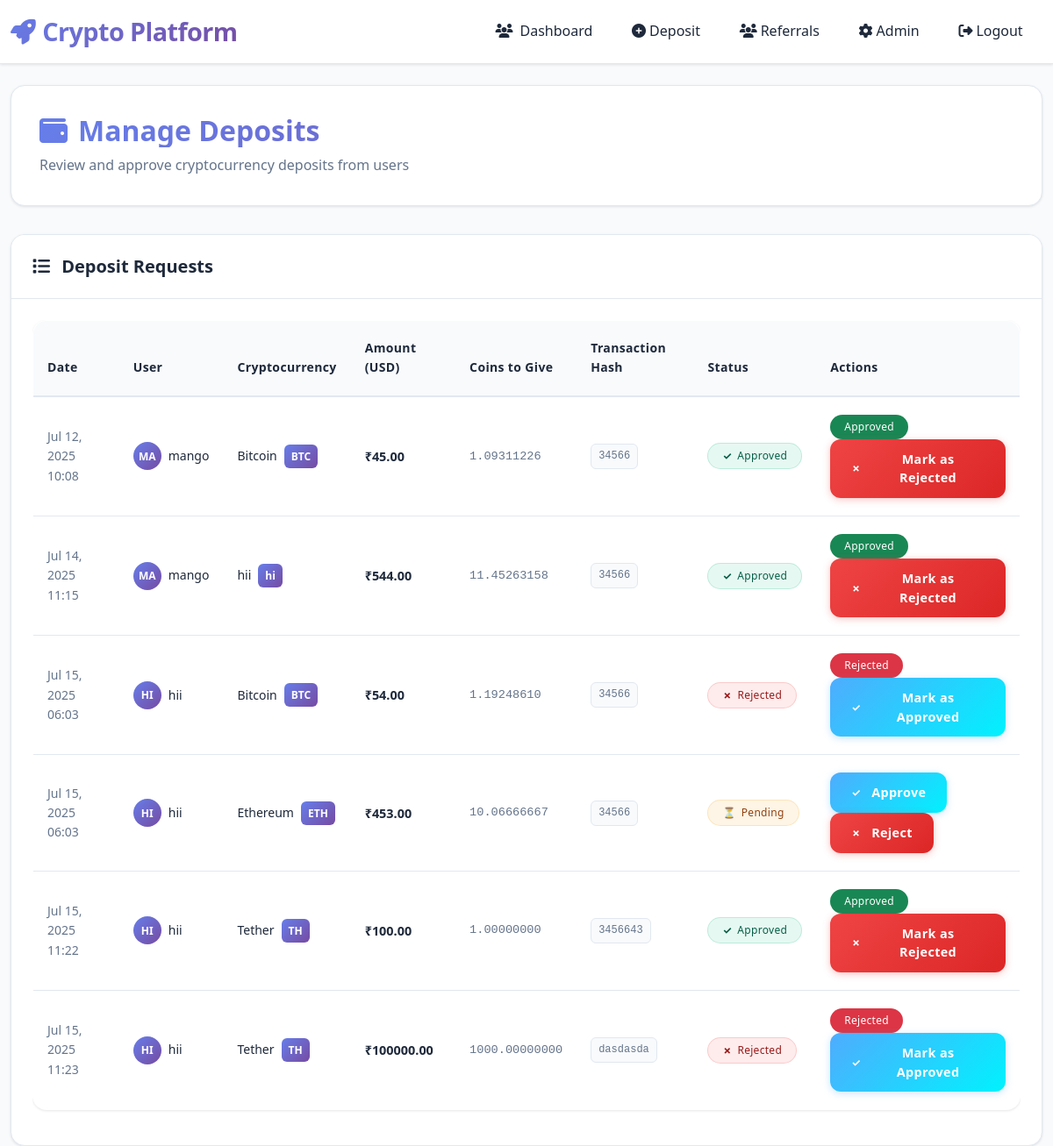
Screenshot of /deposits/list/ (signed in) with the database file from the repository.
### deposits/models.py (models this page shows, shortened)
class Deposit(models.Model):
    STATUS_CHOICES = [
        ('pending', 'Pending'),
        ('approved', 'Approved'),
        ('rejected', 'Rejected'),
    ]
    user = models.ForeignKey(User, on_delete=models.CASCADE)
    cryptocurrency = models.ForeignKey(Cryptocurrency, on_delete=models.CASCADE)
    amount = models.DecimalField(max_digits=20, decimal_places=2)
    transaction_hash = models.CharField(max_length=100, blank=True)
    wallet_address = models.CharField(max_length=50)
    status = models.CharField(max_length=20, choices=STATUS_CHOICES, default='pending')
    created_at = models.DateTimeField(auto_now_add=True)
    approved_at = models.DateTimeField(null=True, blank=True)
    price_at_deposit = models.DecimalField(max_digits=20, decimal_places=10, default=0)
    coin_quantity = models.DecimalField(max_digits=20, decimal_places=10, default=0)

### trading/models.py (models this page shows, shortened)
class Cryptocurrency(models.Model):
    name = models.CharField(max_length=50)  # Bitcoin, Ethereum, etc.
    symbol = models.CharField(max_length=10)  # BTC, ETH, etc.
    total_supply = models.DecimalField(max_digits=20, decimal_places=8)
    current_price = models.DecimalField(max_digits=20, decimal_places=8)
    wallet_address = models.CharField(max_length=100, blank=True, null=True)
    price_change_24h = models.DecimalField(max_digits=5, decimal_places=2, default=0)
    is_active = models.BooleanField(default=True)
    created_at = models.DateTimeField(auto_now_add=True)
    updated_at = models.DateTimeField(auto_now=True)
    class Meta:
        verbose_name_plural = "Cryptocurrencies"

### deposits/views.py (the view)
# urls.py: path('list/', views.deposit_list, name='deposit_list'),
def deposit_list(request):
    if request.user.is_superuser:
        deposits = Deposit.objects.all()
        template_name = 'deposits/admin/list.html'
    else:
        deposits = Deposit.objects.filter(user=request.user)
        template_name = 'deposits/list.html'
    context = {
        'deposits': deposits,
        'total_deposits': deposits.count(),
        'pending_count': deposits.filter(status='pending').count(),
        'approved_count': deposits.filter(status='approved').count(),
        'rejected_count': deposits.filter(status='rejected').count(),
        'total_approved_value': deposits.filter(status='approved').aggregate(total=Sum('amount'))['total'] or 0,
    }
    return render(request, template_name, context)

### templates/deposits/admin/list.html (shortened to what this page needs)
{% extends 'base.html' %}
{% block content %}
<div class="page-header">
    <h1 class="page-title">
        <i class="fas fa-wallet"></i>
        Manage Deposits
    </h1>
    <p class="page-subtitle">Review and approve cryptocurrency deposits from users</p>
</div>
<div class="row">
    <div class="col-md-12">
        <div class="card">
            <div class="card-header">
                <h5 class="mb-0">
                    <i class="fas fa-list me-2"></i>
                    Deposit Requests
                </h5>
            </div>
            <div class="card-body">
                {% if deposits %}
                <div class="table-responsive">
                    <table class="table">
                        <thead>
                            <tr>
                                <th>Date</th>
                                <th>User</th>
                                <th>Cryptocurrency</th>
                                <th>Amount (USD)</th>
                                <th>Coins to Give</th>
                                <th>Transaction Hash</th>
                                <th>Status</th>
                                <th>Actions</th>
                            </tr>
                        </thead>
                        <tbody>
                            {% for deposit in deposits %}
                            <tr>
                                <td>
                                    <div class="date-info">{{ deposit.created_at|date:"M d, Y H:i" }}</div>
                                </td>
                                <td>
                                    <div class="user-info">
                                        <div class="user-avatar">
                                            {{ deposit.user.username|slice:":2"|upper }}
                                        </div>
                                        <div class="user-name">{{ deposit.user.username }}</div>
                                    </div>
                                </td>
                                <td>
                                    <div class="crypto-info">
                                        <span>{{ deposit.cryptocurrency.name }}</span>
                                        <span class="crypto-symbol">{{ deposit.cryptocurrency.symbol }}</span>
                                    </div>
                                </td>
                                <td>
                                    <div class="amount-usd">₹{{ deposit.amount|floatformat:2 }}</div>
                                </td>
                                <td>
                                    <div class="coins-amount">{{ deposit.coin_quantity|floatformat:8 }}</div>
                                </td>
                                <td>
                                    {% if deposit.transaction_hash %}
                                    <div class="transaction-hash">{{ deposit.transaction_hash|truncatechars:20 }}</div>
                                    {% else %}
                                    <span class="text-muted">-</span>
                                    {% endif %}
                                </td>
                                <td>
                                    {% if deposit.status == 'pending' %}
                                    <span class="badge badge-warning">Pending</span>
                                    {% elif deposit.status == 'approved' %}
                                    <span class="badge badge-success">Approved</span>
                                    {% else %}
                                    <span class="badge badge-danger">Rejected</span>
                                    {% endif %}
                                </td>
                                <td>
                                 {% if deposit.status == 'pending' %}
                            <a href="{% url 'deposits:admin_approve' deposit.id %}"
                            class="btn btn-sm btn-success"
                            onclick="return confirm('Approve this deposit?')">
                                Approve
                            </a>
                            <a href="{% url 'deposits:admin_reject' deposit.id %}"
                            class="btn btn-sm btn-danger"
                            onclick="return confirm('Reject this deposit? This action cannot be undone.')">
                                Reject
                            </a>
                        {% elif deposit.status == 'approved' %}
                            <span class="badge bg-success">Approved</span>
                            <a href="{% url 'deposits:admin_reject' deposit.id %}"
                            class="btn btn-sm btn-danger"
                            onclick="return confirm('Change status to Rejected?')">
                                Mark as Rejected
                            </a>
                        {% elif deposit.status == 'rejected' %}
                            <span class="badge bg-danger">Rejected</span>
                            <a href="{% url 'deposits:admin_approve' deposit.id %}"
                            class="btn btn-sm btn-success"
                            onclick="return confirm('Change status to Approved?')">
                                Mark as Approved
                            </a>
                        {% else %}
                            <span class="text-muted">No action</span>
                        {% endif %}
                                </td>
                            </tr>
                            {% endfor %}
                        </tbody>
                    </table>
                </div>
                {% else %}
                <div class="empty-state">
                    <i class="fas fa-inbox"></i>
                    <h5>No deposits found</h5>
                    <p class="text-muted">There are no deposit requests at the moment.</p>
                </div>
                {% endif %}
            </div>
        </div>
    </div>
</div>
{% endblock %}

### templates/base.html (style rules this page uses)
:root { --primary-gradient: linear-gradient(135deg, #667eea 0%, #764ba2 100%); --secondary-gradient: linear-gradient(135deg, #f093fb 0%, #f5576c 100%); --success-gradient: linear-gradient(135deg, #4facfe 0%, #00f2fe 100%); --light-bg: #f8fafc; --white-bg: #ffffff; --card-bg: #ffffff; --border-color: #e2e8f0; --text-primary: #1e293b; --text-secondary: #64748b; --text-muted: #94a3b8; --shadow-light: 0 1px 3px rgba(0, 0, 0, 0.1); --shadow-medium: 0 4px 6px rgba(0, 0, 0, 0.1); --shadow-large: 0 8px 25px rgba(0, 0, 0, 0.15); }
* { margin: 0; padding: 0; box-sizing: border-box; }
body { background: var(--light-bg); color: var(--text-primary); font-family: 'Segoe UI', system-ui, -apple-system, sans-serif; min-height: 100vh; line-height: 1.6; }
.card { background: var(--card-bg); border: 1px solid var(--border-color); border-radius: 16px; box-shadow: var(--shadow-light); transition: all 0.3s ease; position: relative; overflow: hidden; }
.card-header { background: var(--white-bg); border-bottom: 1px solid var(--border-color); font-weight: 600; padding: 1.5rem; border-radius: 16px 16px 0 0; color: var(--text-primary); }
.card-body { padding: 1.5rem; }
.btn { border: none; border-radius: 12px; font-weight: 600; padding: 0.75rem 1.5rem; transition: all 0.3s ease; position: relative; overflow: hidden; text-transform: none; letter-spacing: 0.025em; font-size: 0.9rem; display: inline-flex; align-items: center; gap: 0.5rem; }
.btn-success { background: var(--success-gradient); color: white; box-shadow: 0 4px 15px rgba(79, 172, 254, 0.3); }
.table { background: var(--white-bg); border-radius: 16px; overflow: hidden; border: 1px solid var(--border-color); box-shadow: var(--shadow-light); }
.table thead th { background: var(--light-bg); border: none; color: var(--text-primary); font-weight: 600; text-transform: none; letter-spacing: 0.025em; padding: 1rem; font-size: 0.9rem; }
.table tbody tr { border-bottom: 1px solid var(--border-color); transition: all 0.2s ease; }
.table td { padding: 1rem; color: var(--text-primary); border: none; vertical-align: middle; }
.table tbody tr:last-child { border-bottom: none; }
h1, h2, h3, h4, h5, h6 { color: var(--text-primary); font-weight: 600; }
.page-title { font-size: 2rem; font-weight: 700; margin-bottom: 0.5rem; }
.badge { padding: 0.5rem 1rem; border-radius: 20px; font-weight: 500; font-size: 0.75rem; }
.badge-success { background: rgba(16, 185, 129, 0.1); color: #065f46; border: 1px solid rgba(16, 185, 129, 0.2); }
.badge-warning { background: rgba(245, 158, 11, 0.1); color: #92400e; border: 1px solid rgba(245, 158, 11, 0.2); }

### rows the page displays
Deposit: created_at "Jul 12, 2025 10:08", user.username "MA", user.username "mango", cryptocurrency.name "Bitcoin", cryptocurrency.symbol "BTC", amount "45.00", coin_quantity "1.09311226", transaction_hash "34566", status "Approved"
Deposit: created_at "Jul 14, 2025 11:15", user.username "MA", user.username "mango", cryptocurrency.name "hii", cryptocurrency.symbol "hi", amount "544.00", coin_quantity "11.45263158", transaction_hash "34566", status "Approved"
Deposit: created_at "Jul 15, 2025 06:03", user.username "HI", user.username "hii", cryptocurrency.name "Bitcoin", cryptocurrency.symbol "BTC", amount "54.00", coin_quantity "1.19248610", transaction_hash "34566", status "Rejected"
Deposit: created_at "Jul 15, 2025 06:03", user.username "HI", user.username "hii", cryptocurrency.name "Ethereum", cryptocurrency.symbol "ETH", amount "453.00", coin_quantity "10.06666667", transaction_hash "34566", status "Pending"
Deposit: created_at "Jul 15, 2025 11:22", user.username "HI", user.username "hii", cryptocurrency.name "Tether", cryptocurrency.symbol "TH", amount "100.00", coin_quantity "1.00000000", transaction_hash "3456643", status "Approved"
Deposit: created_at "Jul 15, 2025 11:23", user.username "HI", user.username "hii", cryptocurrency.name "Tether", cryptocurrency.symbol "TH", amount "100000.00", coin_quantity "1000.00000000", transaction_hash "dasdasda", status "Rejected"
